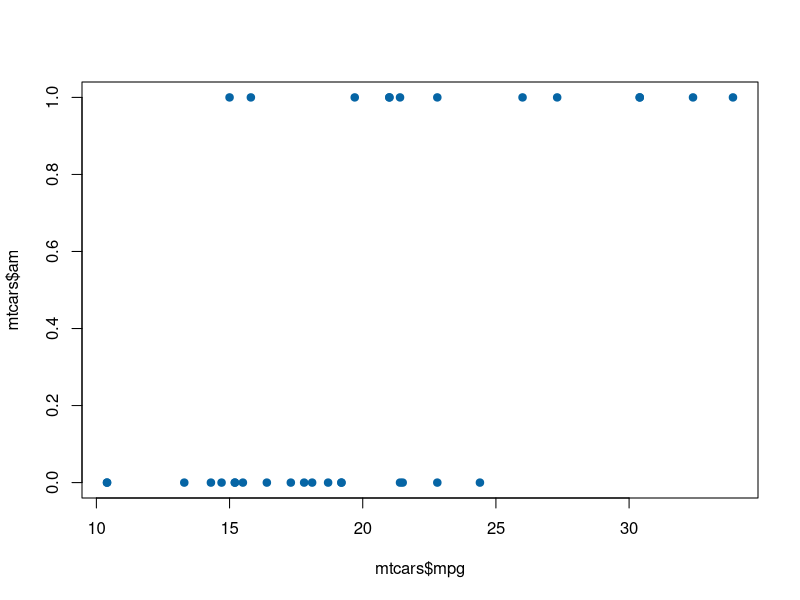
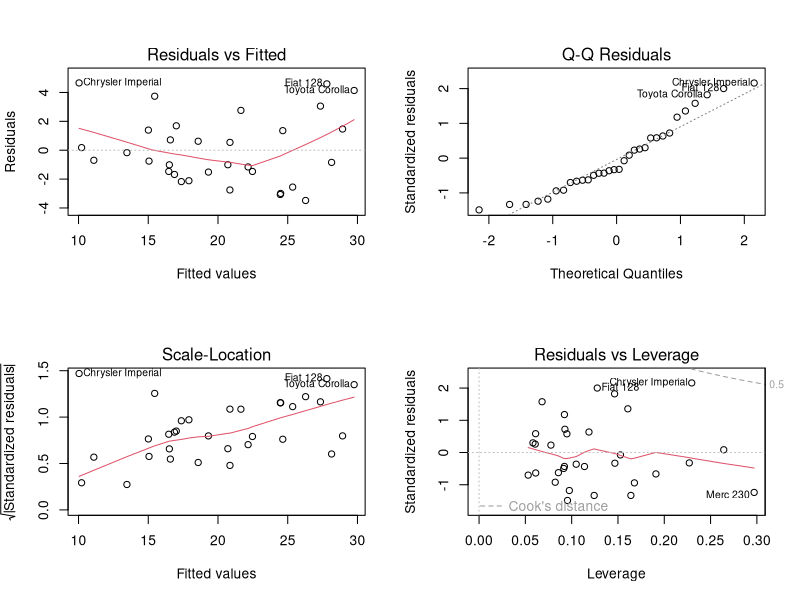

Write R code to recreate these figures, in order.
## ---- chunk 1
library(datasets)
data("mtcars")
head(mtcars)
## ---- chunk 2
t.test(mtcars$mpg~mtcars$am)
## ---- chunk 3
mult <- lm(mpg~., mtcars)
st <- step(mult, direction = "both")
## ---- chunk 4
summary(st)
## ---- chunk 5
plot(mtcars$mpg, mtcars$am, pch = 19, col = "#0665a5")
## ---- chunk 6
par(mfrow = c(2, 2))
plot(st)
